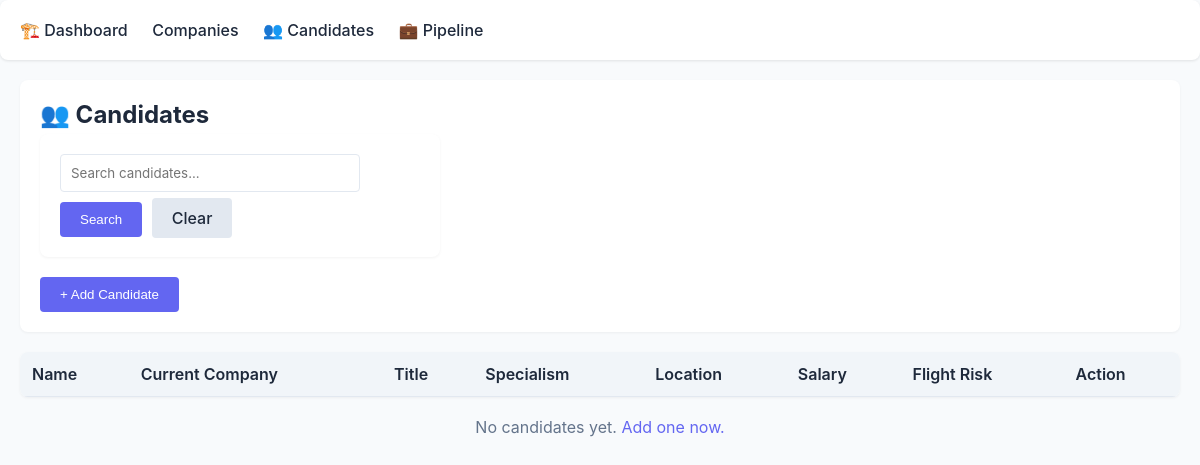
/candidates, run on an earlier commit of the app's database.
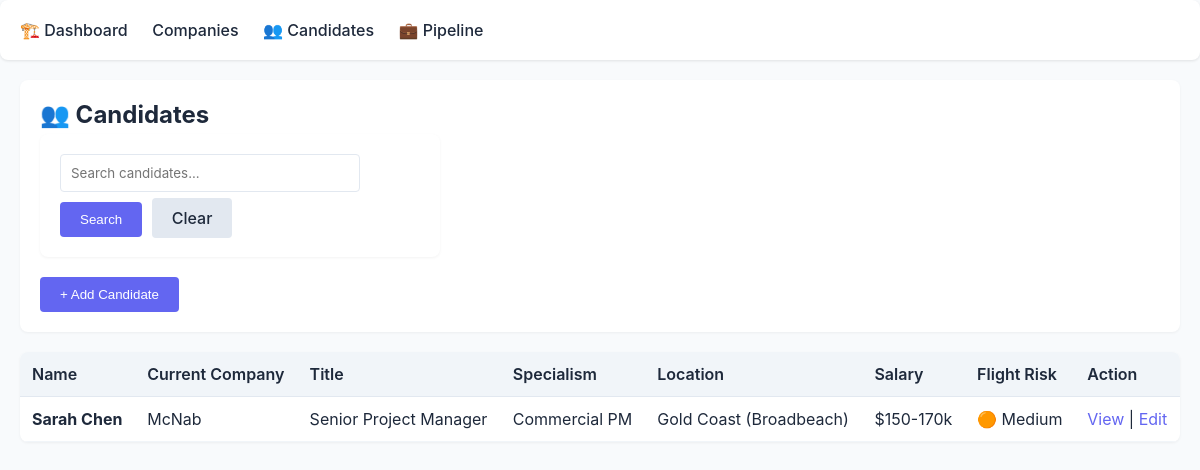
And on a later commit of the database.
### tables this page shows
CREATE TABLE candidates (
            id INTEGER PRIMARY KEY,
            name TEXT UNIQUE NOT NULL,
            current_company TEXT,
            title TEXT,
            specialism TEXT,
            years_experience INTEGER,
            salary_band TEXT,
            location TEXT,
            mobility TEXT,
            flight_risk TEXT,
            known_offers TEXT,
            who_wants_them TEXT,
            relationship_score INTEGER DEFAULT 1,
            last_contact DATE,
            next_follow_up DATE,
            notes TEXT,
            created_at TIMESTAMP DEFAULT CURRENT_TIMESTAMP,
            updated_at TIMESTAMP DEFAULT CURRENT_TIMESTAMP
        );

### app.py (the view)
@app.route('/candidates')
def candidates_list():
    db = get_db()
    cursor = db.cursor()
    search = request.args.get('search', '')
    if search:
        cursor.execute('SELECT * FROM candidates WHERE name LIKE ? OR current_company LIKE ? ORDER BY name',
                      (f'%{search}%', f'%{search}%'))
    else:
        cursor.execute('SELECT * FROM candidates ORDER BY name')
    candidates = cursor.fetchall()
    db.close()
    return render_template('candidates.html', candidates=candidates, search=search)

### app.py (called while the page is built)
def get_db():
    db = sqlite3.connect(app.config['DATABASE'])
    db.row_factory = sqlite3.Row
    return db

### templates/candidates.html (shortened to what this page needs)
{% extends "base.html" %}
{% block content %}
<div class="header">
  <h1>👥 Candidates</h1>
  <div class="search">
    <form method="get" style="max-width: 400px;">
      <input type="text" name="search" placeholder="Search candidates..." value="{{ search }}" />
      <button type="submit" class="btn">Search</button>
      <a href="/candidates" class="btn btn-secondary" style="margin-left: 5px;">Clear</a>
    </form>
  </div>
  <button class="btn" onclick="showAddForm()">+ Add Candidate</button>
</div>
<table>
  <thead>
    <tr>
      <th>Name</th>
      <th>Current Company</th>
      <th>Title</th>
      <th>Specialism</th>
      <th>Location</th>
      <th>Salary</th>
      <th>Flight Risk</th>
      <th>Action</th>
    </tr>
  </thead>
  <tbody>
    {% for candidate in candidates %}
    <tr>
      <td><strong>{{ candidate.name }}</strong></td>
      <td>{{ candidate.current_company or '-' }}</td>
      <td>{{ candidate.title or '-' }}</td>
      <td>{{ candidate.specialism or '-' }}</td>
      <td>{{ candidate.location or '-' }}</td>
      <td>{{ candidate.salary_band or '-' }}</td>
      <td>
        {% if candidate.flight_risk == 'High' %}
          🔴 {{ candidate.flight_risk }}
        {% elif candidate.flight_risk == 'Medium' %}
          🟠 {{ candidate.flight_risk }}
        {% else %}
          🟢 {{ candidate.flight_risk or '-' }}
        {% endif %}
      </td>
      <td>
        <a href="/candidate/{{ candidate.id }}">View</a> |
        <a href="#" onclick="editCandidateFromList({{ candidate.id }}, '{{ candidate.name }}', '{{ candidate.current_company or '' }}', '{{ candidate.title or '' }}', '{{ candidate.specialism or '' }}', {{ candidate.years_experience or 0 }}, '{{ candidate.salary_band or '' }}', '{{ candidate.location or '' }}', '{{ candidate.mobility or '' }}', '{{ candidate.flight_risk or '' }}', '{{ candidate.known_offers or '' }}', '{{ candidate.who_wants_them or '' }}', {{ candidate.relationship_score }}, '{{ candidate.last_contact or '' }}', '{{ candidate.next_follow_up or '' }}', '{{ candidate.notes or '' }}'); return false;">Edit</a>
      </td>
    </tr>
    {% endfor %}
  </tbody>
</table>
{% if not candidates %}
<p style="text-align: center; color: #64748b; margin-top: 20px;">No candidates yet. <a href="#" onclick="showAddForm(); return false;">Add one now.</a></p>
{% endif %}
{% endblock %}

### templates/base.html (shortened to what this page needs)
<!DOCTYPE html>
<html>
<head>
</head>
<body>
<nav class="container">
  <a href="/">🏗️ Dashboard</a>
  <a href="/companies">Companies</a>
  <a href="/candidates">👥 Candidates</a>
  <a href="/deals">💼 Pipeline</a>
</nav>
<div class="container">
  {% block content %}{% endblock %}
</div>
</body>
</html>

### templates/base.html (style rules this page uses)
* { margin: 0; padding: 0; box-sizing: border-box; }
body { font-family: -apple-system, BlinkMacSystemFont, 'Segoe UI', Roboto, sans-serif; background: #f8fafc; color: #1e293b; }
.container { max-width: 1200px; margin: 0 auto; padding: 20px; }
nav { background: white; padding: 15px 20px; box-shadow: 0 1px 3px rgba(0,0,0,0.1); margin-bottom: 20px; border-radius: 8px; }
nav a { color: #1e293b; text-decoration: none; margin-right: 20px; font-weight: 500; }
.header { background: white; padding: 20px; border-radius: 8px; margin-bottom: 20px; box-shadow: 0 1px 3px rgba(0,0,0,0.05); }
.header h1 { font-size: 24px; margin-bottom: 5px; }
table { width: 100%; background: white; border-collapse: collapse; border-radius: 8px; overflow: hidden; box-shadow: 0 1px 3px rgba(0,0,0,0.05); }
th { background: #f1f5f9; padding: 12px; text-align: left; font-weight: 600; border-bottom: 1px solid #e2e8f0; }
td { padding: 12px; border-bottom: 1px solid #f1f5f9; }
a { color: #6366f1; text-decoration: none; }
.btn { background: #6366f1; color: white; padding: 10px 20px; border: none; border-radius: 4px; cursor: pointer; font-weight: 500; }
.btn-secondary { background: #e2e8f0; color: #1e293b; }
input, textarea, select { width: 100%; padding: 10px; border: 1px solid #e2e8f0; border-radius: 4px; font-family: inherit; margin-bottom: 10px; }
form { background: white; padding: 20px; border-radius: 8px; box-shadow: 0 1px 3px rgba(0,0,0,0.05); }
.search { margin-bottom: 20px; }
.search input { max-width: 300px; }

What changed in the data, as far as the page shows it:
added candidates: name "Sarah Chen", current_company "McNab", title "Senior Project Manager", specialism "Commercial PM", location "Gold Coast (Broadbeach)", salary_band "$150-170k", flight_risk "Medium"
Also different on the page:
text no longer shown: "No candidates yet. Add one now."
